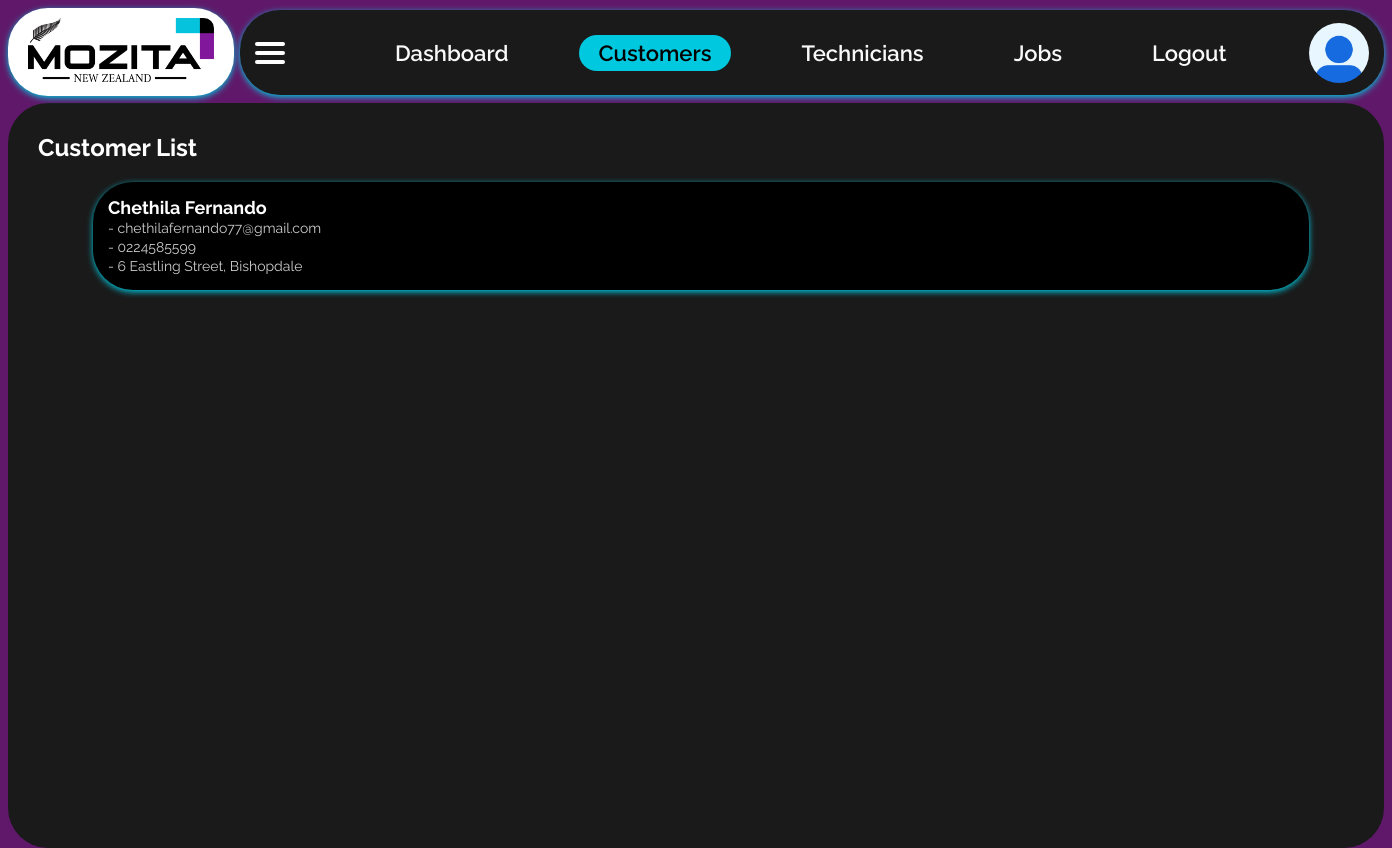
Screenshot of /customers (signed in) with the database file from the repository.
### app/models.py (models this page shows)
class Customer(db.Model):
    id = db.Column(db.Integer, primary_key=True)
    name = db.Column(db.String(100), nullable=False)
    email = db.Column(db.String(120), default='Not Provided')
    phone = db.Column(db.String(20), nullable=False)
    address = db.Column(db.String(200), default='Not Provided')
    jobs = db.relationship('Job', back_populates='customer', cascade="all, delete-orphan")

### app/routes.py (the view)
@main.route('/customers')
@login_required
def customers():
    customers = Customer.query.all()
    return render_template('customers.html', customers=customers)

### app/models.py (called while the page is built)
@login_manager.user_loader
def load_user(user_id):
    return User.query.get(int(user_id))

    @property
    def is_active(self):
        return self.active

### app/templates/customers.html (shortened to what this page needs)
{% extends "layout.html" %}
{% block extra_css %}
<link rel="stylesheet" href="https://cdnjs.cloudflare.com/ajax/libs/font-awesome/6.4.0/css/all.min.css">
<link rel="stylesheet" href="{{ url_for('static', filename='customers.css') }}">
{% endblock %}
{% block content %}
<h2>Customer List</h2>
<ul class="customer-list">
  {% for customer in customers %}
  <li class="customer-item">
    <div class="customer-info">
      <span><strong>{{ customer.name }}</strong></span><br>
      <small>- {{ customer.email }}</small><br>
      <small>- {{ customer.phone }}</small><br>
      <small>- {{ customer.address }}</small>
    </div>
  </li>
  {% endfor %}
</ul>
{% endblock %}

### app/static/main.css (style rules this page uses)
body { font-family: 'Raleway', sans-serif; background-color: #60196a; color: white; margin: 0; padding: 0; }

### app/static/customers.css (style rules this page uses)
h2 { text-align: left; margin-bottom: 20px; color: rgb(255, 255, 255); }
.customer-list { display: flex; flex-direction: column; align-items: center; gap: 5px; list-style-type: none; margin-right: 40px; margin-left: 20px; padding: 0; }
.customer-item { background-color: rgb(0, 0, 0); box-shadow: 0 2px 6px #00C8DF; border-radius: 40px; padding: 15px; margin-bottom: 15px; margin-right: 00px; margin-left: 0px; width: calc(100% - 100px); display: flex; justify-content: space-between; align-items: flex-start; }
.customer-info span { font-size: 18px; }
.customer-info small { font-size: 14px; color: #ccc; }

### rows the page displays
Customer: name "Chethila Fernando", email "chethilafernando77@gmail.com", phone "0224585599", address "6 Eastling Street, Bishopdale"
